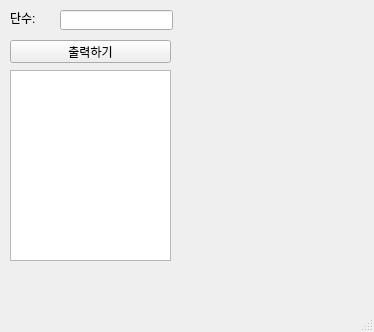
<?xml version="1.0" encoding="UTF-8"?>
<ui version="4.0">
 <class>MainWindow</class>
 <widget class="QMainWindow" name="MainWindow">
  <property name="geometry">
   <rect>
    <x>0</x>
    <y>0</y>
    <width>374</width>
    <height>332</height>
   </rect>
  </property>
  <property name="windowTitle">
   <string>MainWindow</string>
  </property>
  <widget class="QWidget" name="centralwidget">
   <widget class="QLabel" name="lbl">
    <property name="geometry">
     <rect>
      <x>10</x>
      <y>10</y>
      <width>41</width>
      <height>16</height>
     </rect>
    </property>
    <property name="text">
     <string>단수:</string>
    </property>
   </widget>
   <widget class="QPushButton" name="pb">
    <property name="geometry">
     <rect>
      <x>10</x>
      <y>40</y>
      <width>161</width>
      <height>23</height>
     </rect>
    </property>
    <property name="text">
     <string>출력하기</string>
    </property>
   </widget>
   <widget class="QLineEdit" name="le">
    <property name="geometry">
     <rect>
      <x>60</x>
      <y>10</y>
      <width>113</width>
      <height>20</height>
     </rect>
    </property>
   </widget>
   <widget class="QTextEdit" name="te">
    <property name="geometry">
     <rect>
      <x>10</x>
      <y>70</y>
      <width>161</width>
      <height>191</height>
     </rect>
    </property>
   </widget>
  </widget>
  <widget class="QMenuBar" name="menubar">
   <property name="geometry">
    <rect>
     <x>0</x>
     <y>0</y>
     <width>374</width>
     <height>21</height>
    </rect>
   </property>
  </widget>
  <widget class="QStatusBar" name="statusbar"/>
 </widget>
 <resources/>
 <connections/>
</ui>
